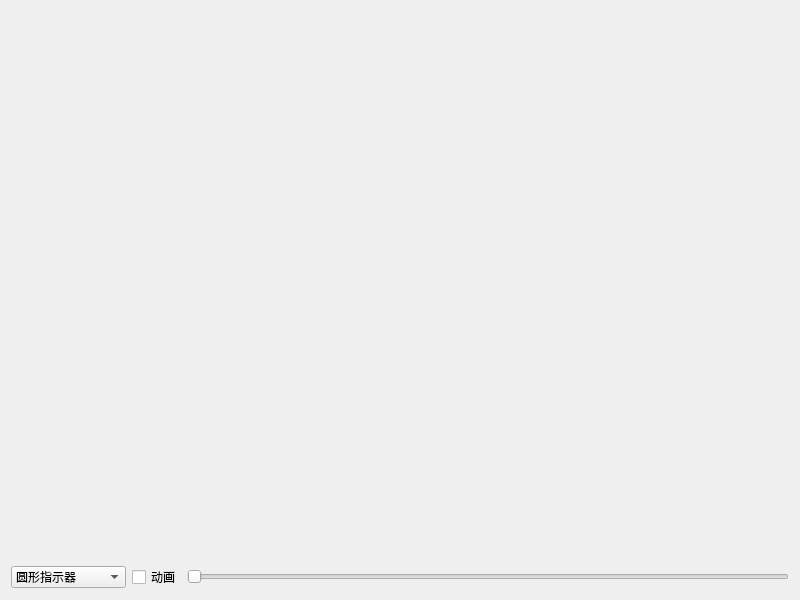
<?xml version="1.0" encoding="UTF-8"?>
<ui version="4.0">
 <class>frmGaugeArc</class>
 <widget class="QWidget" name="frmGaugeArc">
  <property name="geometry">
   <rect>
    <x>0</x>
    <y>0</y>
    <width>800</width>
    <height>600</height>
   </rect>
  </property>
  <property name="windowTitle">
   <string>Form</string>
  </property>
  <layout class="QVBoxLayout" name="verticalLayout_2">
   <item>
    <widget class="QWidget" name="widget" native="true">
     <layout class="QVBoxLayout" name="verticalLayout">
      <item>
       <widget class="GaugeArc" name="gaugeArc" native="true">
        <property name="sizePolicy">
         <sizepolicy hsizetype="Preferred" vsizetype="Expanding">
          <horstretch>0</horstretch>
          <verstretch>0</verstretch>
         </sizepolicy>
        </property>
       </widget>
      </item>
     </layout>
    </widget>
   </item>
   <item>
    <layout class="QHBoxLayout" name="horizontalLayout">
     <item>
      <widget class="QComboBox" name="cboxPointerStyle">
       <property name="minimumSize">
        <size>
         <width>110</width>
         <height>0</height>
        </size>
       </property>
       <item>
        <property name="text">
         <string>圆形指示器</string>
        </property>
       </item>
       <item>
        <property name="text">
         <string>指针指示器</string>
        </property>
       </item>
       <item>
        <property name="text">
         <string>圆角指针指示器</string>
        </property>
       </item>
       <item>
        <property name="text">
         <string>三角形指示器</string>
        </property>
       </item>
      </widget>
     </item>
     <item>
      <widget class="QCheckBox" name="ckAnimation">
       <property name="text">
        <string>动画</string>
       </property>
      </widget>
     </item>
     <item>
      <widget class="QSlider" name="horizontalSlider">
       <property name="maximum">
        <number>100</number>
       </property>
       <property name="orientation">
        <enum>Qt::Horizontal</enum>
       </property>
      </widget>
     </item>
    </layout>
   </item>
  </layout>
 </widget>
 <customwidgets>
  <customwidget>
   <class>GaugeArc</class>
   <extends>QWidget</extends>
   <header>gaugearc.h</header>
  </customwidget>
 </customwidgets>
 <resources/>
 <connections/>
</ui>
